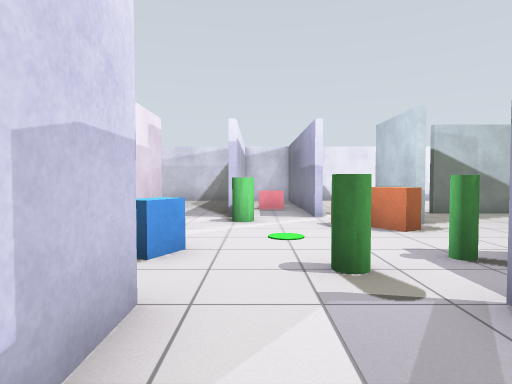
view 1 (above)

17 first-person views from a walk through a robot-simulator world made for Gazebo. The camera is 0.94 m above the floor, tilts 2° down and sees 75° across. The floor is counted in squares, 1 m on a side. Each view is taken from the middle of a square. On the plan, view 1 faces up. The plan holds only what a view shows up to about 12 squares ahead; the rest is blank.

view 2
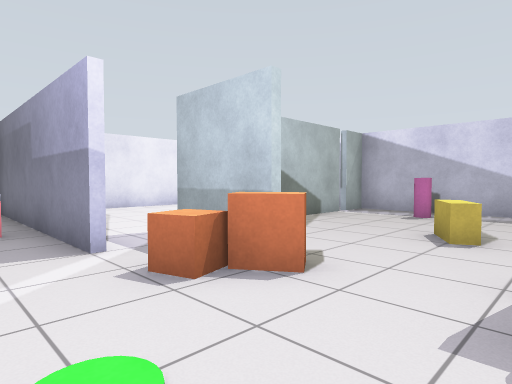

view 3
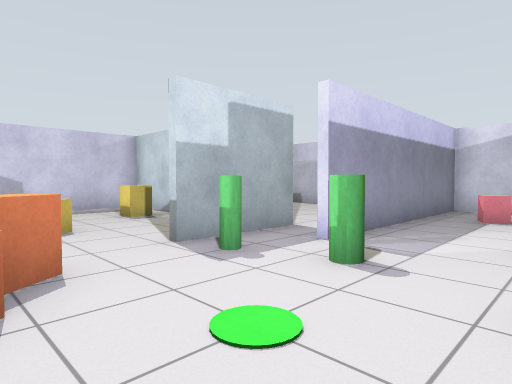

view 4
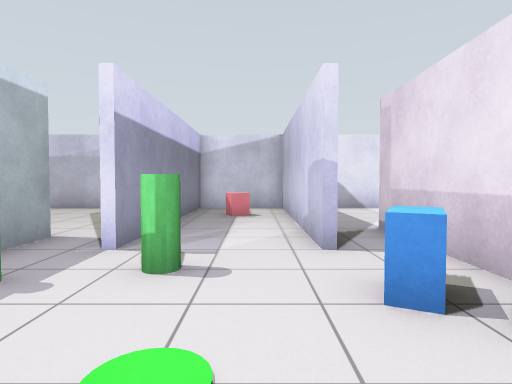

view 5
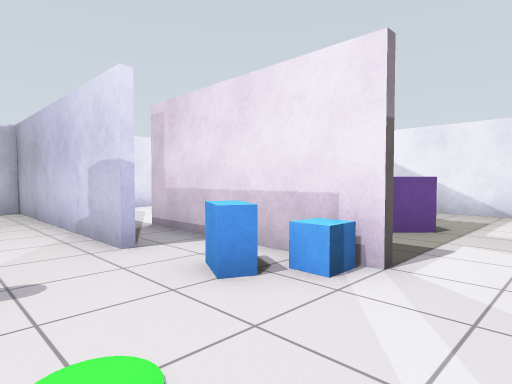

view 6
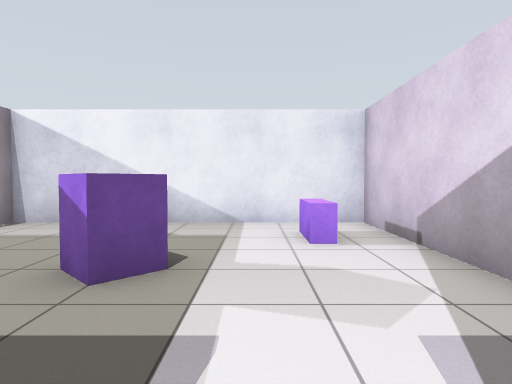

view 7
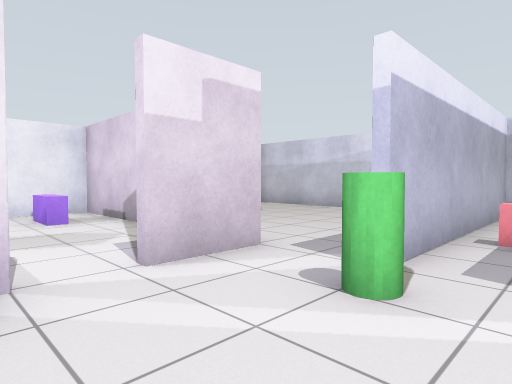

view 8
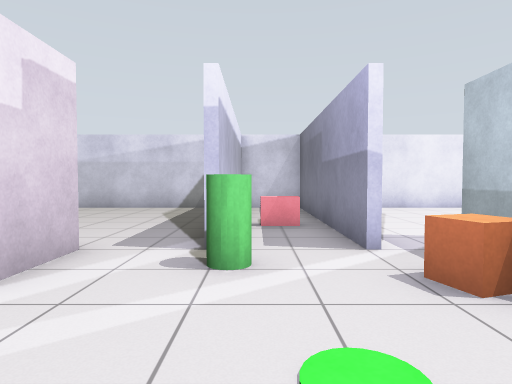

view 9
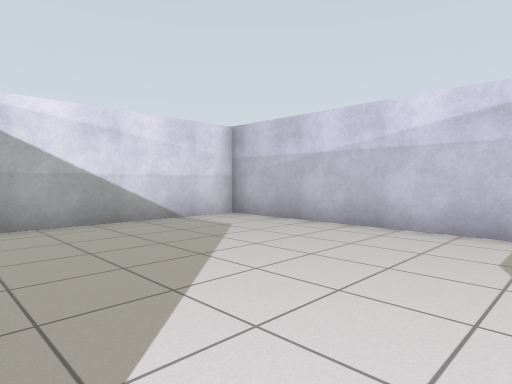

view 10
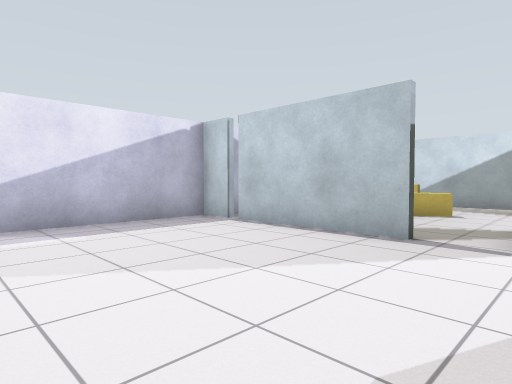

view 11
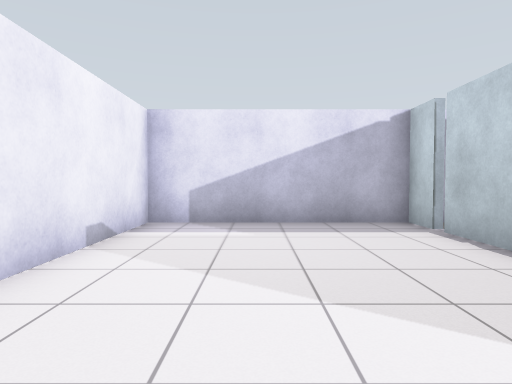

view 12
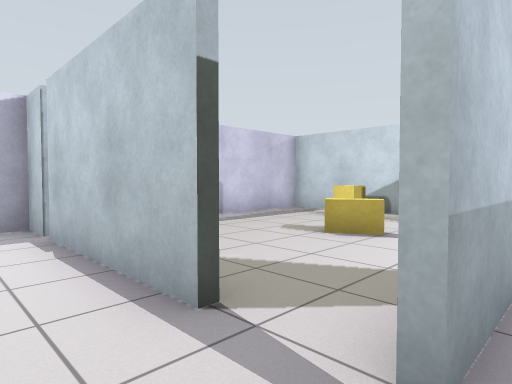

view 13
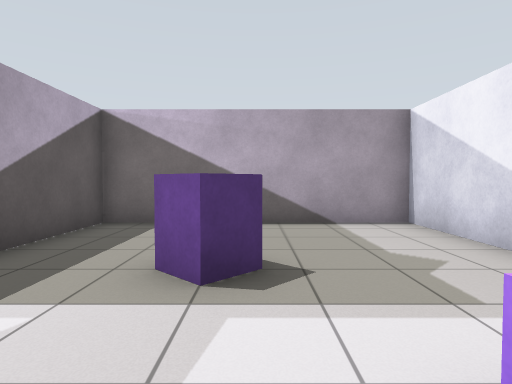

view 14
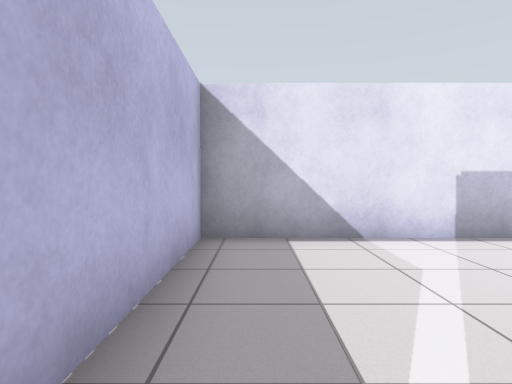

view 15
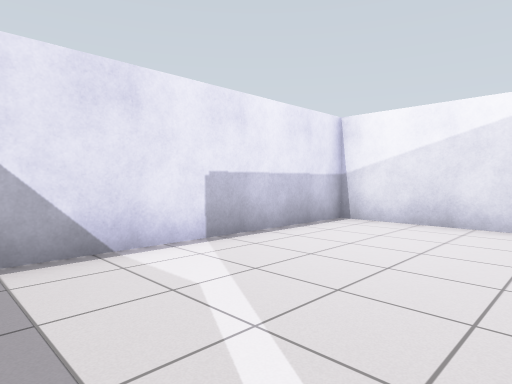

view 16
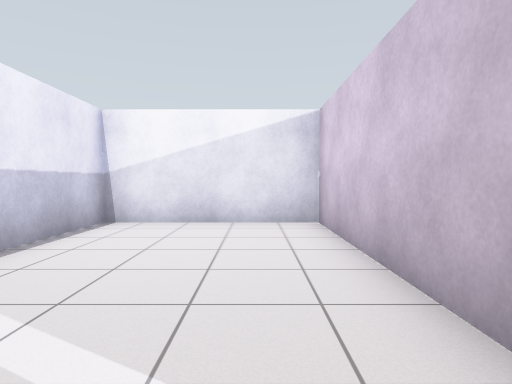

view 17
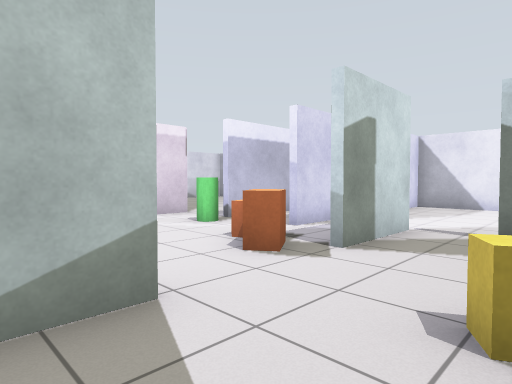

### Floor plan
Ten units are one square. View 1 is at (0, 0); x grows to the right and y downward. Boxes are objects, and circles mark ways between rooms. Rooms are numbered by the first view taken in them; rooms with no view inside come last. Other rooms are left out.
<svg viewBox="-100 -160 210 210">
<path fill="none" stroke="#000" d="M36 -44 36 -32M34 -74 34 -95M48 -16 104 -16 104 -100M34 -14 34 -44M15 -84 15 -155M36 -96 36 -74M-9 -26 -9 45M-24 -56 -24 -5M91 -94 50 -94M-24 -76 -24 -66M105 -94 94 -94M-10 44 19 44 19 -25M-5 -154 -5 -85M-24 -86 -24 -76M-18 -154 -94 -154 -94 -99M49 -96 90 -96M94 -96 105 -96M17 -155 17 -146M17 -99 17 -85M104 -100 104 -154 10 -154M-50 -84 -94 -84 -94 -10M-95 -6 -26 -6 -26 -36M-38 -4 -95 -4M-94 -10 -94 44 -10 44M-11 45 -11 1"/>
<rect x="-25" y="-55" width="10" height="10" fill="#bbb"><title>blue box</title></rect>
<rect x="-15" y="-55" width="10" height="20" fill="#bbb"><title>blue box</title></rect>
<rect x="-5" y="15" width="20" height="10" fill="#bbb"><title>pink box</title></rect>
<rect x="-5" y="-85" width="10" height="10" fill="#bbb"><title>green cylinder</title></rect>
<rect x="-5" y="-115" width="20" height="10" fill="#bbb"><title>pink box</title></rect>
<rect x="5" y="-45" width="10" height="10" fill="#bbb"><title>green cylinder</title></rect>
<rect x="15" y="-45" width="10" height="10" fill="#bbb"><title>green cylinder</title></rect>
<rect x="15" y="-75" width="10" height="10" fill="#bbb"><title>orange box</title></rect>
<rect x="25" y="-75" width="10" height="20" fill="#bbb"><title>orange box</title></rect>
<rect x="55" y="-65" width="10" height="20" fill="#bbb"><title>yellow box</title></rect>
<rect x="65" y="-35" width="20" height="10" fill="#bbb"><title>yellow box</title></rect>
<rect x="85" y="-75" width="10" height="10" fill="#bbb"><title>magenta cylinder</title></rect>
<rect x="-85" y="-75" width="20" height="10" fill="#bbb"><title>purple box</title></rect>
<rect x="-65" y="-55" width="20" height="20" fill="#bbb"><title>purple box</title></rect>
<circle cx="-20" cy="-85" r="3" fill="#2a7"/>
<circle cx="40" cy="-100" r="3" fill="#2a7"/>
<circle cx="90" cy="-100" r="3" fill="#2a7"/>
<circle cx="-30" cy="-60" r="3" fill="#2a7"/>
<circle cx="-20" cy="-15" r="3" fill="#2a7"/>
<text x="40" y="-50">1</text>
<text x="-50" y="-120">2</text>
<text x="60" y="-130">3</text>
<text x="-70" y="-50">4</text>
<text x="-60" y="20">5</text>
</svg>
Room 1 opens to room 2. Room 1 opens to room 3. Room 1 opens to room 4. Room 1 opens to room 5.

Where each view was taken, in squares from view 1:
view 1: 0 up, 0 right, facing up
view 2: 4 up, 0 right, facing up-right
view 3: 7 up, 1 left, facing down-right
view 4: 7 up, 0 right, facing down
view 5: 7 up, 1 right, facing down-left
view 6: 6 up, 2 left, facing left
view 7: 5 up, 1 right, facing up-left
view 8: 4 up, 0 right, facing up
view 9: 9 up, 2 left, facing up-left
view 10: 15 up, 3 right, facing down-right
view 11: 13 up, 3 right, facing right
view 12: 11 up, 3 right, facing down-right
view 13: 8 up, 6 left, facing down
view 14: 1 up, 2 left, facing down
view 15: 0 up, 2 left, facing down-left
view 16: 1 down, 2 left, facing left
view 17: 3 up, 6 right, facing up-left
